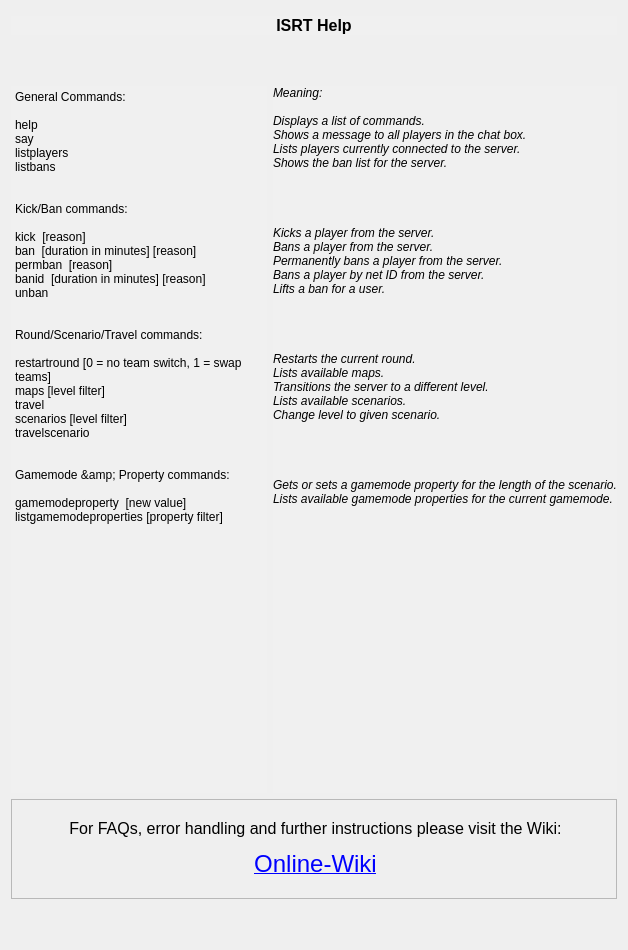
     <widget class="QWidget" name="Tab_Help">
      <attribute name="title">
       <string>Help</string>
      </attribute>
      <layout class="QVBoxLayout" name="verticalLayout_12">
       <item>
        <layout class="QVBoxLayout" name="verticalLayout">
         <item>
          <spacer name="verticalSpacer_13">
           <property name="orientation">
            <enum>Qt::Vertical</enum>
           </property>
           <property name="sizeType">
            <enum>QSizePolicy::Minimum</enum>
           </property>
           <property name="sizeHint" stdset="0">
            <size>
             <width>20</width>
             <height>5</height>
            </size>
           </property>
          </spacer>
         </item>
         <item>
          <widget class="QLabel" name="helpbody">
           <property name="sizePolicy">
            <sizepolicy hsizetype="Expanding" vsizetype="Preferred">
             <horstretch>0</horstretch>
             <verstretch>0</verstretch>
            </sizepolicy>
           </property>
           <property name="styleSheet">
            <string notr="true">background-color: rgb(240, 240, 240);</string>
           </property>
           <property name="text">
            <string>&lt;!DOCTYPE HTML PUBLIC &quot;-//W3C//DTD HTML 4.0//EN&quot; &quot;http://www.w3.org/TR/REC-html40/strict.dtd&quot;&gt;
&lt;html&gt;&lt;head&gt;&lt;meta name=&quot;qrichtext&quot; content=&quot;1&quot; /&gt;&lt;style type=&quot;text/css&quot;&gt;
p, li { white-space: pre-wrap; }
&lt;/style&gt;&lt;/head&gt;&lt;body style=&quot; font-family:'MS Shell Dlg 2'; font-size:8pt; font-weight:400; font-style:normal;&quot;&gt;
&lt;p align=&quot;center&quot; style=&quot; margin-top:10px; margin-bottom:10px; margin-left:0px; margin-right:0px; -qt-block-indent:0; text-indent:0px;&quot;&gt;&lt;span style=&quot; font-size:12pt; font-weight:600;&quot;&gt;ISRT Help&lt;/span&gt;&lt;/p&gt;&lt;/body&gt;&lt;/html&gt;</string>
           </property>
          </widget>
         </item>
         <item>
          <spacer name="verticalSpacer_14">
           <property name="orientation">
            <enum>Qt::Vertical</enum>
           </property>
           <property name="sizeType">
            <enum>QSizePolicy::Minimum</enum>
           </property>
           <property name="sizeHint" stdset="0">
            <size>
             <width>20</width>
             <height>5</height>
            </size>
           </property>
          </spacer>
         </item>
         <item>
          <spacer name="verticalSpacer">
           <property name="orientation">
            <enum>Qt::Vertical</enum>
           </property>
           <property name="sizeHint" stdset="0">
            <size>
             <width>20</width>
             <height>40</height>
            </size>
           </property>
          </spacer>
         </item>
         <item>
          <layout class="QHBoxLayout" name="horizontalLayout_9">
           <item>
            <widget class="QPlainTextEdit" name="plainTextEdit">
             <property name="minimumSize">
              <size>
               <width>0</width>
               <height>707</height>
              </size>
             </property>
             <property name="font">
              <font>
               <pointsize>9</pointsize>
              </font>
             </property>
             <property name="autoFillBackground">
              <bool>false</bool>
             </property>
             <property name="styleSheet">
              <string notr="true">background-color: rgb(240, 240, 240);</string>
             </property>
             <property name="frameShape">
              <enum>QFrame::NoFrame</enum>
             </property>
             <property name="readOnly">
              <bool>true</bool>
             </property>
             <property name="plainText">
              <string>General Commands:

help
say &lt;message&gt;
listplayers
listbans


Kick/Ban commands:

kick &lt;id/netid/name&gt; [reason]
ban &lt;id/netid/name&gt; [duration in minutes] [reason]
permban &lt;id/netid/name&gt; [reason]
banid &lt;netid&gt; [duration in minutes] [reason]
unban &lt;netid&gt;


Round/Scenario/Travel commands:

restartround [0 = no team switch, 1 = swap teams]
maps [level filter]
travel &lt;travel url&gt;
scenarios [level filter]
travelscenario &lt;scenario&gt;


Gamemode &amp; Property commands:

gamemodeproperty &lt;property&gt; [new value]
listgamemodeproperties [property filter]</string>
             </property>
            </widget>
           </item>
           <item>
            <widget class="QLabel" name="label_21">
             <property name="font">
              <font>
               <pointsize>9</pointsize>
               <italic>true</italic>
              </font>
             </property>
             <property name="styleSheet">
              <string notr="true">background-color: rgb(240, 240, 240);</string>
             </property>
             <property name="frameShape">
              <enum>QFrame::NoFrame</enum>
             </property>
             <property name="lineWidth">
              <number>1</number>
             </property>
             <property name="midLineWidth">
              <number>0</number>
             </property>
             <property name="text">
              <string>Meaning: 

Displays a list of commands.
Shows a message to all players in the chat box.
Lists players currently connected to the server.
Shows the ban list for the server.




Kicks a player from the server.
Bans a player from the server.
Permanently bans a player from the server.
Bans a player by net ID from the server.
Lifts a ban for a user.   




Restarts the current round.
Lists available maps.
Transitions the server to a different level.
Lists available scenarios.
Change level to given scenario.




Gets or sets a gamemode property for the length of the scenario.
Lists available gamemode properties for the current gamemode.</string>
             </property>
             <property name="alignment">
              <set>Qt::AlignLeading|Qt::AlignLeft|Qt::AlignTop</set>
             </property>
            </widget>
           </item>
          </layout>
         </item>
         <item>
          <widget class="QLabel" name="label_bottom_help">
           <property name="minimumSize">
            <size>
             <width>0</width>
             <height>100</height>
            </size>
           </property>
           <property name="frameShape">
            <enum>QFrame::StyledPanel</enum>
           </property>
           <property name="text">
            <string>&lt;html&gt;&lt;head/&gt;&lt;body&gt;&lt;p align=&quot;center&quot;&gt;&lt;span style=&quot; font-size:12pt;&quot;&gt;For FAQs, error handling and further instructions please visit the Wiki:&lt;/span&gt;&lt;/p&gt;&lt;p align=&quot;center&quot;&gt;&lt;a href=&quot;https://github.com/olli-e/ISRT-Insurgency-Sandstorm-RCON-Query-Tool/wiki&quot;&gt;&lt;span style=&quot; font-size:18pt; text-decoration: underline; color:#0000ff;&quot;&gt;Online-Wiki&lt;/span&gt;&lt;/a&gt;&lt;/p&gt;&lt;/body&gt;&lt;/html&gt;</string>
           </property>
           <property name="openExternalLinks">
            <bool>true</bool>
           </property>
           <property name="textInteractionFlags">
            <set>Qt::TextBrowserInteraction</set>
           </property>
          </widget>
         </item>
         <item>
          <spacer name="verticalSpacer_4">
           <property name="orientation">
            <enum>Qt::Vertical</enum>
           </property>
           <property name="sizeHint" stdset="0">
            <size>
             <width>20</width>
             <height>40</height>
            </size>
           </property>
          </spacer>
         </item>
        </layout>
       </item>
      </layout>
     </widget>
